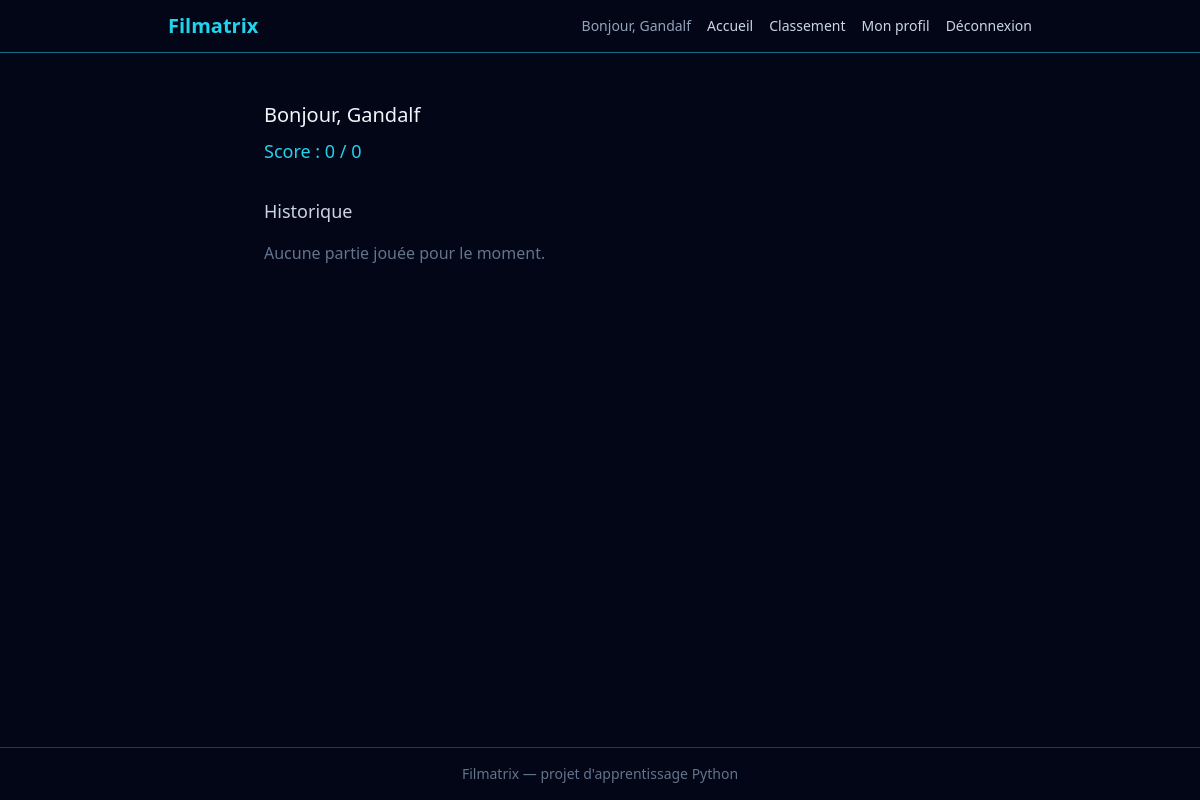
/profil (signed in), run on an earlier commit of the app's database.
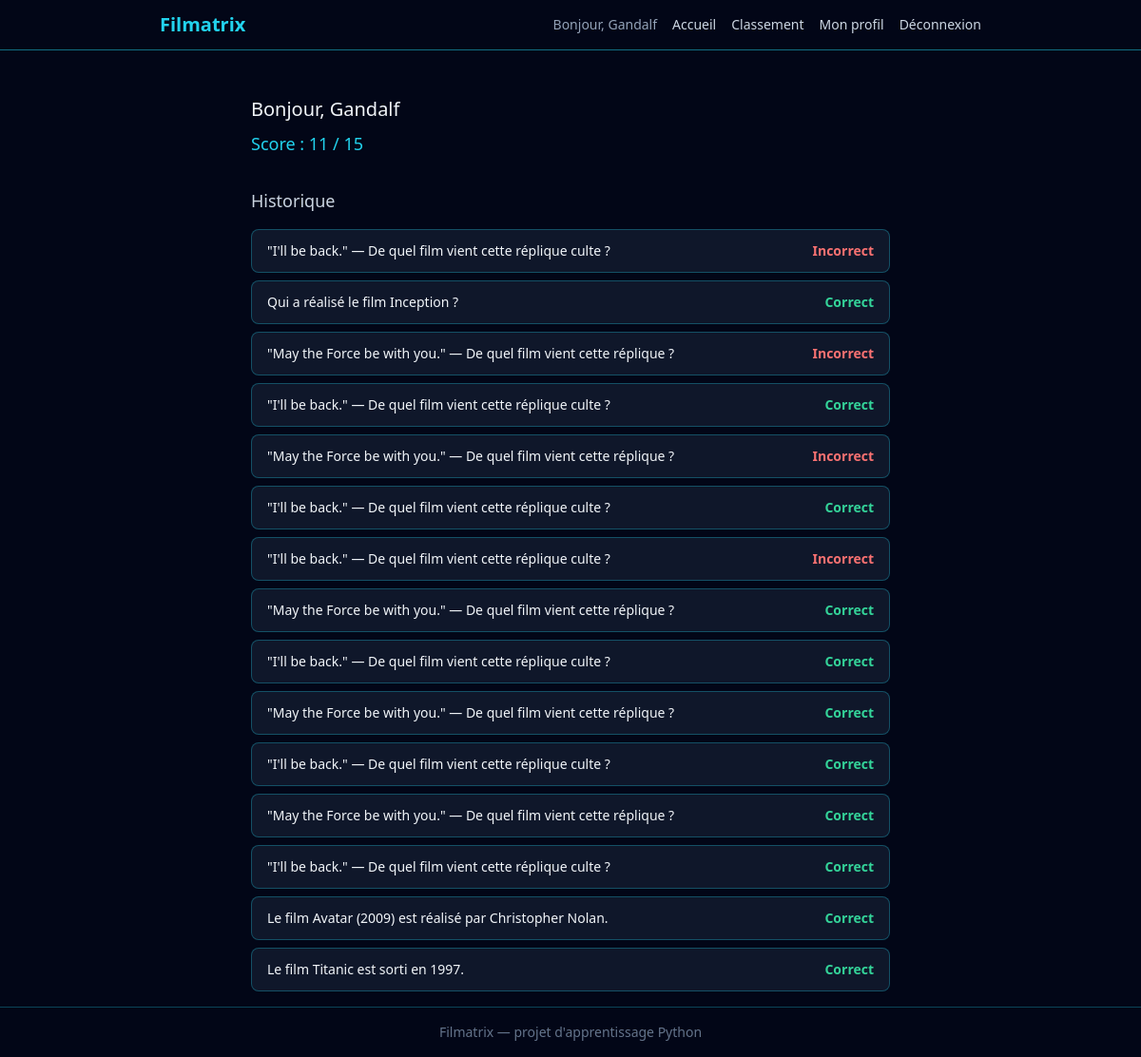
And on a later commit of the database.
### src/models.py (models this page shows, shortened)
class User(db.Model, UserMixin):
    __tablename__ = "users"
    id = db.Column(db.Integer, primary_key=True)
    username = db.Column(db.String(50), unique=True, nullable=False)
    email = db.Column(db.String(120), unique=True, nullable=False)
    password_hash = db.Column(db.String(255), nullable=False)

class Attempt(db.Model):
    __tablename__ = "attempts"
    id = db.Column(db.Integer, primary_key=True)
    user_id = db.Column(db.Integer, db.ForeignKey("users.id"), nullable=False)
    question_id = db.Column(db.Integer, db.ForeignKey("questions.id"), nullable=False)
    is_correct = db.Column(db.Boolean, nullable=False)
    answered_at = db.Column(db.DateTime, nullable=False, default=datetime.utcnow)
    question = db.relationship("Question")
    user = db.relationship("User", backref="attempts")

class Question(db.Model):
    __tablename__ = "questions"
    id = db.Column(db.Integer, primary_key=True)
    mode = db.Column(db.String(50), nullable=False)
    category = db.Column(db.String(50), nullable=False)
    difficulty = db.Column(db.String(20), nullable=False)
    prompt = db.Column(db.Text, nullable=False)
    payload = db.Column(db.JSON, nullable=False)
    correct_answer = db.Column(db.JSON, nullable=False)
    requires_account = db.Column(db.Boolean, nullable=False, default=False)

### app.py (the view)
    @app.route("/profil")
    @login_required
    def profile() -> str:
        attempts = (
            Attempt.query.filter_by(user_id=current_user.id)
            .order_by(Attempt.answered_at.desc())
            .all()
        )
        total_count = len(attempts)
        correct_count = sum(1 for attempt in attempts if attempt.is_correct)
        return render_template(
            "profil.html",
            attempts=attempts,
            total_count=total_count,
            correct_count=correct_count,
        )

### templates/profil.html
{% extends "base.html" %}
{% block content %}
<div class="max-w-2xl mx-auto mt-8">
    <h2 class="text-xl mb-2">Bonjour, {{ current_user.username }}</h2>
    <p class="text-cyan-400 text-lg mb-8">
        Score : {{ correct_count }} / {{ total_count }}
    </p>
    <h3 class="text-lg mb-4 text-slate-300">Historique</h3>
    {% if attempts %}
    <div class="flex flex-col gap-2">
        {% for attempt in attempts %}
        <div class="flex items-center justify-between bg-slate-900 border border-cyan-400/30 rounded-lg px-4 py-3">
            <span class="text-sm">{{ attempt.question.prompt }}</span>
            {% if attempt.is_correct %}
                <span class="text-emerald-400 text-sm font-bold">Correct</span>
            {% else %}
                <span class="text-red-400 text-sm font-bold">Incorrect</span>
            {% endif %}
        </div>
        {% endfor %}
    </div>
    {% else %}
    <p class="text-slate-500">Aucune partie jouée pour le moment.</p>
    {% endif %}
</div>
{% endblock %}

### templates/base.html (shortened to what this page needs)
<!DOCTYPE html>
<html lang="fr">
<head>
    <link rel="stylesheet" href="{{ url_for('static', filename='css/output.css') }}">
</head>
<body class="bg-slate-950 text-slate-100 min-h-screen flex flex-col">
    <header class="border-b border-cyan-400/50">
    <nav class="max-w-4xl mx-auto px-4 py-3">
        <div class="flex items-center justify-between">
            <a href="{{ url_for('home') }}" class="text-xl font-bold text-cyan-400">
                Filmatrix
            </a>
            <div class="flex items-center gap-4">
                {% if current_user.is_authenticated %}
                <span class="text-slate-400 text-sm">Bonjour, {{ current_user.username }}</span>
                {% endif %}
                <div class="hidden md:flex items-center gap-4 text-sm">
                    <a href="{{ url_for('home') }}" class="text-slate-300 hover:text-cyan-400 transition">Accueil</a>
                    <a href="{{ url_for('leaderboard') }}" class="text-slate-300 hover:text-cyan-400 transition">Classement</a>
                    {% if current_user.is_authenticated %}
                        <a href="{{ url_for('profile') }}" class="text-slate-300 hover:text-cyan-400 transition">Mon profil</a>
                        <a href="{{ url_for('logout') }}" class="text-slate-300 hover:text-cyan-400 transition">Déconnexion</a>
                    {% else %}
                        <a href="{{ url_for('login') }}" class="text-slate-300 hover:text-cyan-400 transition">Connexion</a>
                        <a href="{{ url_for('register') }}" class="bg-cyan-400 hover:bg-cyan-300 text-slate-950 font-bold px-3 py-1.5 rounded-lg transition">Inscription</a>
                    {% endif %}
                </div>
            </div>
        </div>
    </nav>
</header>
    <main class="flex-1 p-4">
        {% block content %}{% endblock %}
    </main>
    <footer class="border-t border-cyan-400/30 text-center text-slate-500 text-sm py-4">
        Filmatrix — projet d'apprentissage Python
    </footer>
</body>
</html>

What changed in the data, as far as the page shows it:
added Attempt: question.prompt "\"I'll be back.\" — De quel film vient cette réplique culte ?", is_correct "Incorrect"
added Attempt: question.prompt "Qui a réalisé le film Inception ?", is_correct "Correct"
added Attempt: question.prompt "\"May the Force be with you.\" — De quel film vient cette réplique ?", is_correct "Incorrect"
added Attempt: question.prompt "\"I'll be back.\" — De quel film vient cette réplique culte ?", is_correct "Correct"
added Attempt: question.prompt "\"May the Force be with you.\" — De quel film vient cette réplique ?", is_correct "Incorrect"
added Attempt: question.prompt "\"I'll be back.\" — De quel film vient cette réplique culte ?", is_correct "Correct"
added Attempt: question.prompt "\"I'll be back.\" — De quel film vient cette réplique culte ?", is_correct "Incorrect"
added Attempt: question.prompt "\"May the Force be with you.\" — De quel film vient cette réplique ?", is_correct "Correct"
added Attempt: question.prompt "\"I'll be back.\" — De quel film vient cette réplique culte ?", is_correct "Correct"
added Attempt: question.prompt "\"May the Force be with you.\" — De quel film vient cette réplique ?", is_correct "Correct"
added Attempt: question.prompt "\"I'll be back.\" — De quel film vient cette réplique culte ?", is_correct "Correct"
added Attempt: question.prompt "\"May the Force be with you.\" — De quel film vient cette réplique ?", is_correct "Correct"
added Attempt: question.prompt "\"I'll be back.\" — De quel film vient cette réplique culte ?", is_correct "Correct"
added Attempt: question.prompt "Le film Avatar (2009) est réalisé par Christopher Nolan.", is_correct "Correct"
added Attempt: question.prompt "Le film Titanic est sorti en 1997.", is_correct "Correct"
Also different on the page:
{{ correct_count }}: "0" → "11"
{{ total_count }}: "0" → "15"
text no longer shown: "Aucune partie jouée pour le moment."
